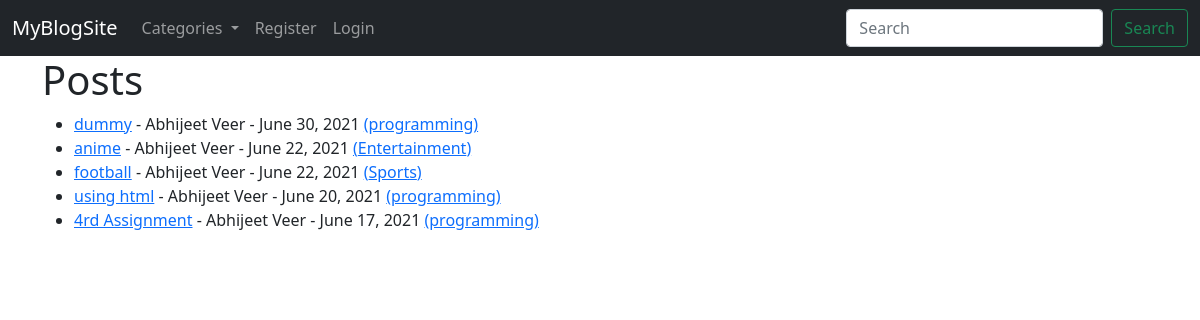
The app's page /, older data.
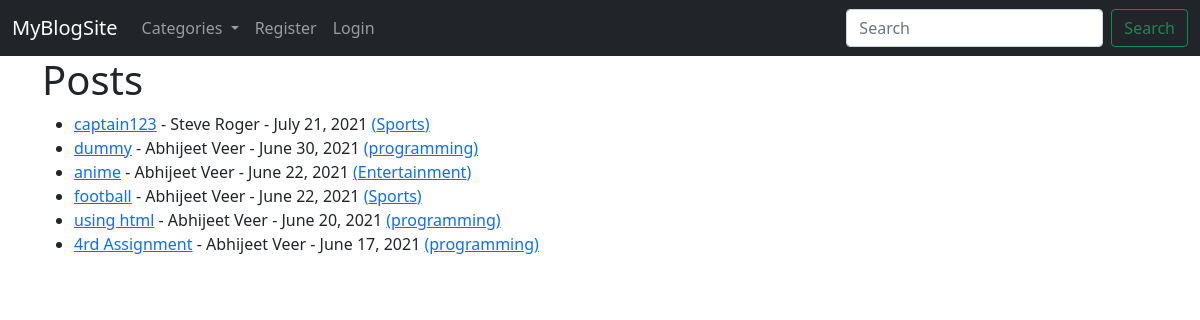
The same page, newer data.
### theblog/models.py (models this page shows, shortened)
class Post(models.Model):
    title=models.CharField(max_length=255)
    header_image=models.ImageField(null=True, blank=True, upload_to="images/")
    title_tag=models.CharField(max_length=255, default="")
    author=models.ForeignKey(User,on_delete=models.CASCADE)
    body=models.TextField()
    post_date=models.DateField(auto_now_add=True)
    category=models.CharField(max_length=255, default="programming")
    likes=models.ManyToManyField(User, related_name="blog_post")

### theblog/views.py (the view)
# urls.py: path('', HomeView.as_view(), name='home'),
class HomeView(generic.ListView):
    model=Post
    template_name= 'home.html'
    ordering=['-post_date']
    def get_context_data(self, *args, **kwargs):
        cat_menu= Category.objects.all()
        context= super(HomeView,self).get_context_data(*args, **kwargs)
        context["cat_menu"]=cat_menu
        return context

### theblog/models.py (called while the page is built)
    def __str__(self):
        return self.name

### theblog/templates/home.html
{% extends 'base.html' %}
{% block content %}
<h1>Posts</h1>
<ul>
{% for post in object_list %}
   <li><a href="{% url 'article-detail' post.pk %}">{{ post.title }}</a> - {{ post.author.first_name }} {{post.author.last_name}} - {{post.post_date}} <a href="{% url 'category' post.category %}">({{ post.category }})</a></li>
{% endfor %}
</ul>
{% endblock %}

Row changes from the older to the newer data that the page shows:
added Post: title "captain123", author.first_name "Steve", author.last_name "Roger", post_date "July 21, 2021", category "Sports"
